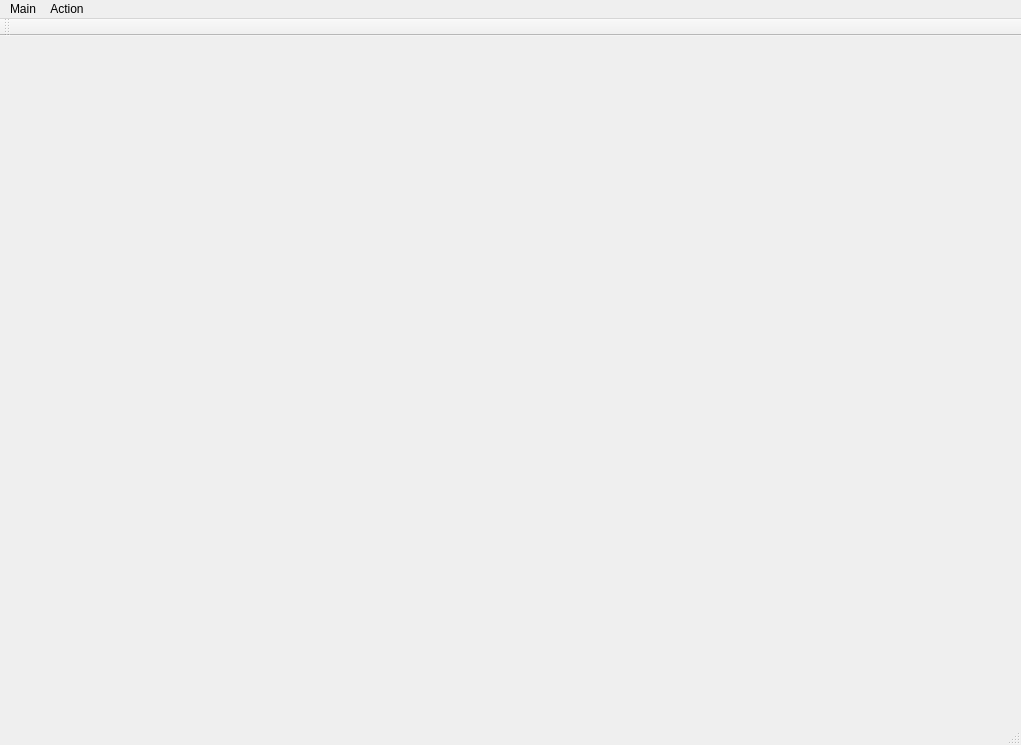
<?xml version="1.0" encoding="UTF-8"?>
<ui version="4.0">
 <class>MainWindow</class>
 <widget class="QMainWindow" name="MainWindow">
  <property name="geometry">
   <rect>
    <x>0</x>
    <y>0</y>
    <width>1021</width>
    <height>745</height>
   </rect>
  </property>
  <property name="windowTitle">
   <string>MainWindow</string>
  </property>
  <widget class="QWidget" name="centralWidget"/>
  <widget class="QMenuBar" name="menuBar">
   <property name="geometry">
    <rect>
     <x>0</x>
     <y>0</y>
     <width>1021</width>
     <height>22</height>
    </rect>
   </property>
   <widget class="QMenu" name="menuMain">
    <property name="title">
     <string>Main</string>
    </property>
    <addaction name="actionConfiguration"/>
   </widget>
   <widget class="QMenu" name="menuAction">
    <property name="title">
     <string>Action</string>
    </property>
    <addaction name="actionConfiguration_2"/>
   </widget>
   <addaction name="menuMain"/>
   <addaction name="menuAction"/>
  </widget>
  <widget class="QToolBar" name="mainToolBar">
   <attribute name="toolBarArea">
    <enum>TopToolBarArea</enum>
   </attribute>
   <attribute name="toolBarBreak">
    <bool>false</bool>
   </attribute>
  </widget>
  <widget class="QStatusBar" name="statusBar"/>
  <action name="actionConfiguration">
   <property name="text">
    <string>Configuration</string>
   </property>
  </action>
  <action name="actionConfiguration_2">
   <property name="text">
    <string>Configuration</string>
   </property>
  </action>
 </widget>
 <layoutdefault spacing="6" margin="11"/>
 <resources/>
 <connections/>
</ui>
